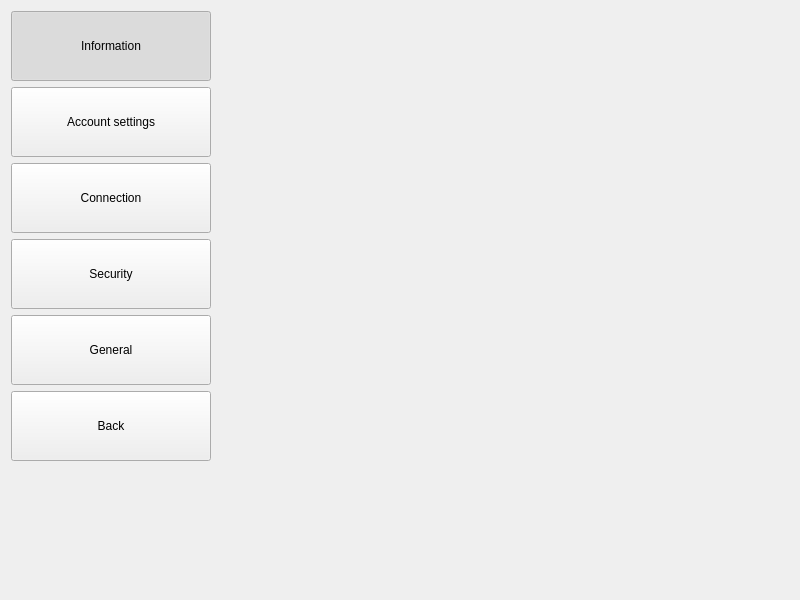
<?xml version="1.0" encoding="UTF-8"?>
<ui version="4.0">
 <class>settings</class>
 <widget class="QWidget" name="settings">
  <property name="geometry">
   <rect>
    <x>0</x>
    <y>0</y>
    <width>800</width>
    <height>600</height>
   </rect>
  </property>
  <property name="minimumSize">
   <size>
    <width>800</width>
    <height>600</height>
   </size>
  </property>
  <property name="windowTitle">
   <string>Form</string>
  </property>
  <layout class="QGridLayout" name="gridLayout">
   <item row="0" column="0">
    <layout class="QHBoxLayout" name="horizontalLayout" stretch="0,1">
     <item>
      <layout class="QVBoxLayout" name="verticalLayout">
       <item>
        <widget class="QPushButton" name="information_Button">
         <property name="minimumSize">
          <size>
           <width>200</width>
           <height>70</height>
          </size>
         </property>
         <property name="maximumSize">
          <size>
           <width>200</width>
           <height>16777215</height>
          </size>
         </property>
         <property name="text">
          <string>Information</string>
         </property>
         <property name="checkable">
          <bool>true</bool>
         </property>
         <property name="checked">
          <bool>true</bool>
         </property>
         <property name="autoExclusive">
          <bool>true</bool>
         </property>
        </widget>
       </item>
       <item>
        <widget class="QPushButton" name="account_Button">
         <property name="minimumSize">
          <size>
           <width>200</width>
           <height>70</height>
          </size>
         </property>
         <property name="maximumSize">
          <size>
           <width>200</width>
           <height>16777215</height>
          </size>
         </property>
         <property name="text">
          <string>Account settings</string>
         </property>
         <property name="checkable">
          <bool>true</bool>
         </property>
         <property name="checked">
          <bool>false</bool>
         </property>
         <property name="autoExclusive">
          <bool>true</bool>
         </property>
        </widget>
       </item>
       <item>
        <widget class="QPushButton" name="connection_Button">
         <property name="minimumSize">
          <size>
           <width>200</width>
           <height>70</height>
          </size>
         </property>
         <property name="maximumSize">
          <size>
           <width>200</width>
           <height>16777215</height>
          </size>
         </property>
         <property name="text">
          <string>Connection</string>
         </property>
         <property name="checkable">
          <bool>true</bool>
         </property>
         <property name="autoExclusive">
          <bool>true</bool>
         </property>
        </widget>
       </item>
       <item>
        <widget class="QPushButton" name="security_Button">
         <property name="minimumSize">
          <size>
           <width>200</width>
           <height>70</height>
          </size>
         </property>
         <property name="maximumSize">
          <size>
           <width>200</width>
           <height>16777215</height>
          </size>
         </property>
         <property name="text">
          <string>Security</string>
         </property>
         <property name="checkable">
          <bool>true</bool>
         </property>
         <property name="autoExclusive">
          <bool>true</bool>
         </property>
        </widget>
       </item>
       <item>
        <widget class="QPushButton" name="general_Button">
         <property name="minimumSize">
          <size>
           <width>200</width>
           <height>70</height>
          </size>
         </property>
         <property name="maximumSize">
          <size>
           <width>200</width>
           <height>16777215</height>
          </size>
         </property>
         <property name="text">
          <string>General</string>
         </property>
         <property name="checkable">
          <bool>true</bool>
         </property>
         <property name="autoExclusive">
          <bool>true</bool>
         </property>
        </widget>
       </item>
       <item>
        <widget class="QPushButton" name="back_Button">
         <property name="minimumSize">
          <size>
           <width>200</width>
           <height>70</height>
          </size>
         </property>
         <property name="maximumSize">
          <size>
           <width>200</width>
           <height>16777215</height>
          </size>
         </property>
         <property name="text">
          <string>Back</string>
         </property>
         <property name="checkable">
          <bool>false</bool>
         </property>
         <property name="autoExclusive">
          <bool>false</bool>
         </property>
        </widget>
       </item>
       <item>
        <spacer name="verticalSpacer">
         <property name="orientation">
          <enum>Qt::Vertical</enum>
         </property>
         <property name="sizeHint" stdset="0">
          <size>
           <width>20</width>
           <height>40</height>
          </size>
         </property>
        </spacer>
       </item>
      </layout>
     </item>
     <item>
      <widget class="QWidget" name="content_widget" native="true">
       <layout class="QGridLayout" name="content_layout">
        <property name="leftMargin">
         <number>0</number>
        </property>
        <property name="topMargin">
         <number>0</number>
        </property>
        <property name="rightMargin">
         <number>0</number>
        </property>
        <property name="bottomMargin">
         <number>0</number>
        </property>
        <property name="spacing">
         <number>0</number>
        </property>
       </layout>
      </widget>
     </item>
    </layout>
   </item>
  </layout>
 </widget>
 <resources/>
 <connections/>
</ui>
